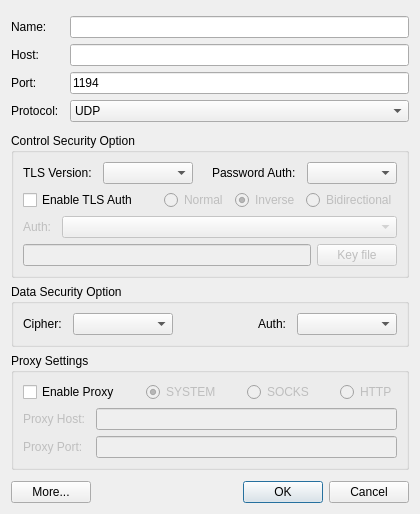
<?xml version="1.0" encoding="UTF-8"?>
<ui version="4.0">
 <class>VPNConfigDialog</class>
 <widget class="QDialog" name="VPNConfigDialog">
  <property name="geometry">
   <rect>
    <x>0</x>
    <y>0</y>
    <width>519</width>
    <height>571</height>
   </rect>
  </property>
  <property name="sizePolicy">
   <sizepolicy hsizetype="Preferred" vsizetype="Preferred">
    <horstretch>0</horstretch>
    <verstretch>0</verstretch>
   </sizepolicy>
  </property>
  <property name="windowTitle">
   <string>VPN config</string>
  </property>
  <layout class="QVBoxLayout" name="verticalLayout_4">
   <property name="sizeConstraint">
    <enum>QLayout::SetFixedSize</enum>
   </property>
   <item>
    <spacer name="verticalSpacer_4">
     <property name="orientation">
      <enum>Qt::Vertical</enum>
     </property>
     <property name="sizeType">
      <enum>QSizePolicy::Fixed</enum>
     </property>
     <property name="sizeHint" stdset="0">
      <size>
       <width>20</width>
       <height>5</height>
      </size>
     </property>
    </spacer>
   </item>
   <item>
    <layout class="QGridLayout" name="gridLayout">
     <item row="0" column="0">
      <widget class="QLabel" name="lblName">
       <property name="minimumSize">
        <size>
         <width>0</width>
         <height>0</height>
        </size>
       </property>
       <property name="text">
        <string>Name:</string>
       </property>
       <property name="buddy">
        <cstring>txtName</cstring>
       </property>
      </widget>
     </item>
     <item row="0" column="1">
      <spacer name="horizontalSpacer_6">
       <property name="orientation">
        <enum>Qt::Horizontal</enum>
       </property>
       <property name="sizeType">
        <enum>QSizePolicy::Fixed</enum>
       </property>
       <property name="sizeHint" stdset="0">
        <size>
         <width>5</width>
         <height>0</height>
        </size>
       </property>
      </spacer>
     </item>
     <item row="0" column="2">
      <widget class="QLineEdit" name="txtName">
       <property name="minimumSize">
        <size>
         <width>286</width>
         <height>0</height>
        </size>
       </property>
       <property name="maxLength">
        <number>60</number>
       </property>
      </widget>
     </item>
     <item row="1" column="0">
      <widget class="QLabel" name="lblHost">
       <property name="minimumSize">
        <size>
         <width>0</width>
         <height>0</height>
        </size>
       </property>
       <property name="text">
        <string>Host:</string>
       </property>
       <property name="buddy">
        <cstring>txtHost</cstring>
       </property>
      </widget>
     </item>
     <item row="1" column="1">
      <spacer name="horizontalSpacer">
       <property name="orientation">
        <enum>Qt::Horizontal</enum>
       </property>
       <property name="sizeType">
        <enum>QSizePolicy::Fixed</enum>
       </property>
       <property name="sizeHint" stdset="0">
        <size>
         <width>5</width>
         <height>0</height>
        </size>
       </property>
      </spacer>
     </item>
     <item row="1" column="2">
      <widget class="QLineEdit" name="txtHost">
       <property name="minimumSize">
        <size>
         <width>0</width>
         <height>0</height>
        </size>
       </property>
       <property name="maxLength">
        <number>60</number>
       </property>
      </widget>
     </item>
     <item row="2" column="0">
      <widget class="QLabel" name="lblPort">
       <property name="minimumSize">
        <size>
         <width>0</width>
         <height>0</height>
        </size>
       </property>
       <property name="text">
        <string>Port:</string>
       </property>
       <property name="buddy">
        <cstring>txtPort</cstring>
       </property>
      </widget>
     </item>
     <item row="2" column="1">
      <spacer name="horizontalSpacer_2">
       <property name="orientation">
        <enum>Qt::Horizontal</enum>
       </property>
       <property name="sizeType">
        <enum>QSizePolicy::Fixed</enum>
       </property>
       <property name="sizeHint" stdset="0">
        <size>
         <width>5</width>
         <height>20</height>
        </size>
       </property>
      </spacer>
     </item>
     <item row="2" column="2">
      <widget class="QLineEdit" name="txtPort">
       <property name="text">
        <string>1194</string>
       </property>
       <property name="maxLength">
        <number>8</number>
       </property>
      </widget>
     </item>
     <item row="3" column="0">
      <widget class="QLabel" name="lblProtocol">
       <property name="minimumSize">
        <size>
         <width>0</width>
         <height>0</height>
        </size>
       </property>
       <property name="text">
        <string>Protocol:</string>
       </property>
       <property name="buddy">
        <cstring>comboProtocol</cstring>
       </property>
      </widget>
     </item>
     <item row="3" column="1">
      <spacer name="horizontalSpacer_3">
       <property name="orientation">
        <enum>Qt::Horizontal</enum>
       </property>
       <property name="sizeType">
        <enum>QSizePolicy::Fixed</enum>
       </property>
       <property name="sizeHint" stdset="0">
        <size>
         <width>5</width>
         <height>0</height>
        </size>
       </property>
      </spacer>
     </item>
     <item row="3" column="2">
      <widget class="QComboBox" name="comboProtocol">
       <property name="enabled">
        <bool>true</bool>
       </property>
       <item>
        <property name="text">
         <string>UDP</string>
        </property>
       </item>
       <item>
        <property name="text">
         <string>TCP</string>
        </property>
       </item>
       <item>
        <property name="text">
         <string>UDP6</string>
        </property>
       </item>
       <item>
        <property name="text">
         <string>TCP6</string>
        </property>
       </item>
      </widget>
     </item>
    </layout>
   </item>
   <item>
    <spacer name="verticalSpacer">
     <property name="orientation">
      <enum>Qt::Vertical</enum>
     </property>
     <property name="sizeType">
      <enum>QSizePolicy::Fixed</enum>
     </property>
     <property name="sizeHint" stdset="0">
      <size>
       <width>20</width>
       <height>5</height>
      </size>
     </property>
    </spacer>
   </item>
   <item>
    <widget class="QGroupBox" name="controlSecurityOption">
     <property name="sizePolicy">
      <sizepolicy hsizetype="Minimum" vsizetype="Preferred">
       <horstretch>0</horstretch>
       <verstretch>0</verstretch>
      </sizepolicy>
     </property>
     <property name="minimumSize">
      <size>
       <width>0</width>
       <height>0</height>
      </size>
     </property>
     <property name="title">
      <string>Control Security Option</string>
     </property>
     <layout class="QVBoxLayout" name="verticalLayout_3">
      <item>
       <layout class="QHBoxLayout" name="horizontalLayout_7">
        <item>
         <widget class="QLabel" name="lblTlsVersion">
          <property name="text">
           <string>TLS Version:</string>
          </property>
          <property name="buddy">
           <cstring>comboTlsVersion</cstring>
          </property>
         </widget>
        </item>
        <item>
         <spacer name="horizontalSpacer_19">
          <property name="orientation">
           <enum>Qt::Horizontal</enum>
          </property>
          <property name="sizeType">
           <enum>QSizePolicy::Fixed</enum>
          </property>
          <property name="sizeHint" stdset="0">
           <size>
            <width>5</width>
            <height>20</height>
           </size>
          </property>
         </spacer>
        </item>
        <item>
         <widget class="QComboBox" name="comboTlsVersion">
          <property name="minimumSize">
           <size>
            <width>90</width>
            <height>0</height>
           </size>
          </property>
          <property name="maximumSize">
           <size>
            <width>90</width>
            <height>16777215</height>
           </size>
          </property>
         </widget>
        </item>
        <item>
         <spacer name="horizontalSpacer_16">
          <property name="orientation">
           <enum>Qt::Horizontal</enum>
          </property>
          <property name="sizeHint" stdset="0">
           <size>
            <width>13</width>
            <height>20</height>
           </size>
          </property>
         </spacer>
        </item>
        <item>
         <widget class="QLabel" name="lblPassAuth">
          <property name="text">
           <string>Password Auth:</string>
          </property>
          <property name="buddy">
           <cstring>comboPassAuth</cstring>
          </property>
         </widget>
        </item>
        <item>
         <spacer name="horizontalSpacer_20">
          <property name="orientation">
           <enum>Qt::Horizontal</enum>
          </property>
          <property name="sizeType">
           <enum>QSizePolicy::Fixed</enum>
          </property>
          <property name="sizeHint" stdset="0">
           <size>
            <width>5</width>
            <height>20</height>
           </size>
          </property>
         </spacer>
        </item>
        <item>
         <widget class="QComboBox" name="comboPassAuth">
          <property name="minimumSize">
           <size>
            <width>90</width>
            <height>0</height>
           </size>
          </property>
          <property name="maximumSize">
           <size>
            <width>90</width>
            <height>16777215</height>
           </size>
          </property>
         </widget>
        </item>
       </layout>
      </item>
      <item>
       <layout class="QHBoxLayout" name="horizontalLayout_3">
        <item>
         <widget class="QCheckBox" name="ckTLSAuth">
          <property name="text">
           <string>Enable TLS Auth</string>
          </property>
          <property name="checked">
           <bool>false</bool>
          </property>
         </widget>
        </item>
        <item>
         <spacer name="horizontalSpacer_14">
          <property name="orientation">
           <enum>Qt::Horizontal</enum>
          </property>
          <property name="sizeHint" stdset="0">
           <size>
            <width>0</width>
            <height>20</height>
           </size>
          </property>
         </spacer>
        </item>
        <item>
         <widget class="QRadioButton" name="rbNormal">
          <property name="enabled">
           <bool>false</bool>
          </property>
          <property name="minimumSize">
           <size>
            <width>65</width>
            <height>0</height>
           </size>
          </property>
          <property name="text">
           <string>Normal</string>
          </property>
          <property name="checked">
           <bool>false</bool>
          </property>
         </widget>
        </item>
        <item>
         <spacer name="horizontalSpacer_10">
          <property name="orientation">
           <enum>Qt::Horizontal</enum>
          </property>
          <property name="sizeType">
           <enum>QSizePolicy::Fixed</enum>
          </property>
          <property name="sizeHint" stdset="0">
           <size>
            <width>0</width>
            <height>20</height>
           </size>
          </property>
         </spacer>
        </item>
        <item>
         <widget class="QRadioButton" name="rbInverse">
          <property name="enabled">
           <bool>false</bool>
          </property>
          <property name="minimumSize">
           <size>
            <width>65</width>
            <height>0</height>
           </size>
          </property>
          <property name="text">
           <string>Inverse</string>
          </property>
          <property name="checked">
           <bool>true</bool>
          </property>
         </widget>
        </item>
        <item>
         <widget class="QRadioButton" name="rbBidirectional">
          <property name="enabled">
           <bool>false</bool>
          </property>
          <property name="minimumSize">
           <size>
            <width>65</width>
            <height>0</height>
           </size>
          </property>
          <property name="text">
           <string>Bidirectional</string>
          </property>
          <property name="checked">
           <bool>false</bool>
          </property>
         </widget>
        </item>
       </layout>
      </item>
      <item>
       <layout class="QGridLayout" name="gridLayout_4">
        <item row="0" column="2">
         <spacer name="horizontalSpacer_15">
          <property name="orientation">
           <enum>Qt::Horizontal</enum>
          </property>
          <property name="sizeType">
           <enum>QSizePolicy::Fixed</enum>
          </property>
          <property name="sizeHint" stdset="0">
           <size>
            <width>5</width>
            <height>20</height>
           </size>
          </property>
         </spacer>
        </item>
        <item row="0" column="0">
         <widget class="QLabel" name="lblTlsAuth">
          <property name="enabled">
           <bool>false</bool>
          </property>
          <property name="minimumSize">
           <size>
            <width>0</width>
            <height>0</height>
           </size>
          </property>
          <property name="text">
           <string>Auth:</string>
          </property>
          <property name="buddy">
           <cstring>comboTlsAuth</cstring>
          </property>
         </widget>
        </item>
        <item row="0" column="3">
         <widget class="QComboBox" name="comboTlsAuth">
          <property name="enabled">
           <bool>false</bool>
          </property>
          <property name="sizePolicy">
           <sizepolicy hsizetype="Expanding" vsizetype="Fixed">
            <horstretch>0</horstretch>
            <verstretch>0</verstretch>
           </sizepolicy>
          </property>
          <property name="minimumSize">
           <size>
            <width>0</width>
            <height>0</height>
           </size>
          </property>
         </widget>
        </item>
       </layout>
      </item>
      <item>
       <layout class="QHBoxLayout" name="horizontalLayout_4">
        <item>
         <widget class="QLineEdit" name="txtKeyFile">
          <property name="enabled">
           <bool>false</bool>
          </property>
          <property name="readOnly">
           <bool>true</bool>
          </property>
         </widget>
        </item>
        <item>
         <widget class="QPushButton" name="cmdSelKeyFile">
          <property name="enabled">
           <bool>false</bool>
          </property>
          <property name="maximumSize">
           <size>
            <width>16777215</width>
            <height>16777215</height>
           </size>
          </property>
          <property name="text">
           <string>Key file</string>
          </property>
         </widget>
        </item>
       </layout>
      </item>
     </layout>
    </widget>
   </item>
   <item>
    <widget class="QGroupBox" name="dataSecurityOption">
     <property name="sizePolicy">
      <sizepolicy hsizetype="Minimum" vsizetype="Preferred">
       <horstretch>0</horstretch>
       <verstretch>0</verstretch>
      </sizepolicy>
     </property>
     <property name="title">
      <string>Data Security Option</string>
     </property>
     <layout class="QHBoxLayout" name="horizontalLayout_6">
      <item>
       <widget class="QLabel" name="lblCipher">
        <property name="sizePolicy">
         <sizepolicy hsizetype="Minimum" vsizetype="Preferred">
          <horstretch>0</horstretch>
          <verstretch>0</verstretch>
         </sizepolicy>
        </property>
        <property name="minimumSize">
         <size>
          <width>0</width>
          <height>0</height>
         </size>
        </property>
        <property name="text">
         <string>Cipher:</string>
        </property>
        <property name="buddy">
         <cstring>comboCipher</cstring>
        </property>
       </widget>
      </item>
      <item>
       <spacer name="horizontalSpacer_4">
        <property name="orientation">
         <enum>Qt::Horizontal</enum>
        </property>
        <property name="sizeType">
         <enum>QSizePolicy::Fixed</enum>
        </property>
        <property name="sizeHint" stdset="0">
         <size>
          <width>5</width>
          <height>20</height>
         </size>
        </property>
       </spacer>
      </item>
      <item>
       <widget class="QComboBox" name="comboCipher">
        <property name="sizePolicy">
         <sizepolicy hsizetype="Expanding" vsizetype="Fixed">
          <horstretch>0</horstretch>
          <verstretch>0</verstretch>
         </sizepolicy>
        </property>
        <property name="minimumSize">
         <size>
          <width>100</width>
          <height>0</height>
         </size>
        </property>
        <property name="maximumSize">
         <size>
          <width>100</width>
          <height>16777215</height>
         </size>
        </property>
       </widget>
      </item>
      <item>
       <spacer name="horizontalSpacer_18">
        <property name="orientation">
         <enum>Qt::Horizontal</enum>
        </property>
        <property name="sizeType">
         <enum>QSizePolicy::Expanding</enum>
        </property>
        <property name="sizeHint" stdset="0">
         <size>
          <width>13</width>
          <height>20</height>
         </size>
        </property>
       </spacer>
      </item>
      <item>
       <widget class="QLabel" name="lblAuth">
        <property name="sizePolicy">
         <sizepolicy hsizetype="Minimum" vsizetype="Preferred">
          <horstretch>0</horstretch>
          <verstretch>0</verstretch>
         </sizepolicy>
        </property>
        <property name="minimumSize">
         <size>
          <width>0</width>
          <height>0</height>
         </size>
        </property>
        <property name="text">
         <string>Auth:</string>
        </property>
        <property name="buddy">
         <cstring>comboAuth</cstring>
        </property>
       </widget>
      </item>
      <item>
       <spacer name="horizontalSpacer_5">
        <property name="orientation">
         <enum>Qt::Horizontal</enum>
        </property>
        <property name="sizeType">
         <enum>QSizePolicy::Fixed</enum>
        </property>
        <property name="sizeHint" stdset="0">
         <size>
          <width>5</width>
          <height>20</height>
         </size>
        </property>
       </spacer>
      </item>
      <item>
       <widget class="QComboBox" name="comboAuth">
        <property name="sizePolicy">
         <sizepolicy hsizetype="Expanding" vsizetype="Fixed">
          <horstretch>0</horstretch>
          <verstretch>0</verstretch>
         </sizepolicy>
        </property>
        <property name="minimumSize">
         <size>
          <width>100</width>
          <height>0</height>
         </size>
        </property>
        <property name="maximumSize">
         <size>
          <width>100</width>
          <height>16777215</height>
         </size>
        </property>
       </widget>
      </item>
     </layout>
    </widget>
   </item>
   <item>
    <widget class="QGroupBox" name="proxySettingsOption">
     <property name="sizePolicy">
      <sizepolicy hsizetype="Minimum" vsizetype="Preferred">
       <horstretch>0</horstretch>
       <verstretch>0</verstretch>
      </sizepolicy>
     </property>
     <property name="title">
      <string>Proxy Settings</string>
     </property>
     <layout class="QVBoxLayout" name="verticalLayout">
      <item>
       <layout class="QHBoxLayout" name="horizontalLayout_2">
        <item>
         <widget class="QCheckBox" name="ckProxy">
          <property name="text">
           <string>Enable Proxy</string>
          </property>
         </widget>
        </item>
        <item>
         <spacer name="horizontalSpacer_8">
          <property name="orientation">
           <enum>Qt::Horizontal</enum>
          </property>
          <property name="sizeHint" stdset="0">
           <size>
            <width>10</width>
            <height>20</height>
           </size>
          </property>
         </spacer>
        </item>
        <item>
         <widget class="QRadioButton" name="rbSystem">
          <property name="enabled">
           <bool>false</bool>
          </property>
          <property name="text">
           <string>SYSTEM</string>
          </property>
          <property name="checked">
           <bool>true</bool>
          </property>
          <attribute name="buttonGroup">
           <string notr="true">rbGroupProxy</string>
          </attribute>
         </widget>
        </item>
        <item>
         <spacer name="horizontalSpacer_17">
          <property name="orientation">
           <enum>Qt::Horizontal</enum>
          </property>
          <property name="sizeHint" stdset="0">
           <size>
            <width>5</width>
            <height>20</height>
           </size>
          </property>
         </spacer>
        </item>
        <item>
         <widget class="QRadioButton" name="rbSocks">
          <property name="enabled">
           <bool>false</bool>
          </property>
          <property name="text">
           <string>SOCKS</string>
          </property>
          <property name="checked">
           <bool>false</bool>
          </property>
          <attribute name="buttonGroup">
           <string notr="true">rbGroupProxy</string>
          </attribute>
         </widget>
        </item>
        <item>
         <spacer name="horizontalSpacer_11">
          <property name="orientation">
           <enum>Qt::Horizontal</enum>
          </property>
          <property name="sizeHint" stdset="0">
           <size>
            <width>5</width>
            <height>20</height>
           </size>
          </property>
         </spacer>
        </item>
        <item>
         <widget class="QRadioButton" name="rbHttp">
          <property name="enabled">
           <bool>false</bool>
          </property>
          <property name="text">
           <string>HTTP</string>
          </property>
          <attribute name="buttonGroup">
           <string notr="true">rbGroupProxy</string>
          </attribute>
         </widget>
        </item>
       </layout>
      </item>
      <item>
       <layout class="QGridLayout" name="gridLayout_2">
        <item row="0" column="0">
         <widget class="QLabel" name="lblProxyHost">
          <property name="enabled">
           <bool>false</bool>
          </property>
          <property name="sizePolicy">
           <sizepolicy hsizetype="Minimum" vsizetype="Preferred">
            <horstretch>0</horstretch>
            <verstretch>0</verstretch>
           </sizepolicy>
          </property>
          <property name="text">
           <string>Proxy Host:</string>
          </property>
         </widget>
        </item>
        <item row="0" column="1">
         <spacer name="horizontalSpacer_12">
          <property name="orientation">
           <enum>Qt::Horizontal</enum>
          </property>
          <property name="sizeType">
           <enum>QSizePolicy::Fixed</enum>
          </property>
          <property name="sizeHint" stdset="0">
           <size>
            <width>5</width>
            <height>20</height>
           </size>
          </property>
         </spacer>
        </item>
        <item row="0" column="2">
         <widget class="QLineEdit" name="txtProxyHost">
          <property name="enabled">
           <bool>false</bool>
          </property>
          <property name="minimumSize">
           <size>
            <width>0</width>
            <height>0</height>
           </size>
          </property>
          <property name="maximumSize">
           <size>
            <width>16777215</width>
            <height>16777215</height>
           </size>
          </property>
          <property name="maxLength">
           <number>60</number>
          </property>
         </widget>
        </item>
        <item row="1" column="0">
         <widget class="QLabel" name="lblProxyPort">
          <property name="enabled">
           <bool>false</bool>
          </property>
          <property name="sizePolicy">
           <sizepolicy hsizetype="Minimum" vsizetype="Preferred">
            <horstretch>0</horstretch>
            <verstretch>0</verstretch>
           </sizepolicy>
          </property>
          <property name="text">
           <string>Proxy Port:</string>
          </property>
         </widget>
        </item>
        <item row="1" column="1">
         <spacer name="horizontalSpacer_13">
          <property name="orientation">
           <enum>Qt::Horizontal</enum>
          </property>
          <property name="sizeType">
           <enum>QSizePolicy::Fixed</enum>
          </property>
          <property name="sizeHint" stdset="0">
           <size>
            <width>5</width>
            <height>20</height>
           </size>
          </property>
         </spacer>
        </item>
        <item row="1" column="2">
         <widget class="QLineEdit" name="txtProxyPort">
          <property name="enabled">
           <bool>false</bool>
          </property>
          <property name="minimumSize">
           <size>
            <width>0</width>
            <height>0</height>
           </size>
          </property>
          <property name="maximumSize">
           <size>
            <width>16777215</width>
            <height>16777215</height>
           </size>
          </property>
          <property name="maxLength">
           <number>8</number>
          </property>
         </widget>
        </item>
       </layout>
      </item>
     </layout>
    </widget>
   </item>
   <item>
    <spacer name="verticalSpacer_2">
     <property name="orientation">
      <enum>Qt::Vertical</enum>
     </property>
     <property name="sizeType">
      <enum>QSizePolicy::Fixed</enum>
     </property>
     <property name="sizeHint" stdset="0">
      <size>
       <width>20</width>
       <height>5</height>
      </size>
     </property>
    </spacer>
   </item>
   <item>
    <layout class="QHBoxLayout" name="horizontalLayout_5">
     <item>
      <widget class="QPushButton" name="btnAdvanced">
       <property name="enabled">
        <bool>true</bool>
       </property>
       <property name="text">
        <string>More...</string>
       </property>
       <property name="icon">
        <iconset>
         <normaloff>images/adv_expand.png</normaloff>images/adv_expand.png</iconset>
       </property>
       <property name="checkable">
        <bool>true</bool>
       </property>
       <property name="checked">
        <bool>false</bool>
       </property>
      </widget>
     </item>
     <item>
      <spacer name="horizontalSpacer_7">
       <property name="orientation">
        <enum>Qt::Horizontal</enum>
       </property>
       <property name="sizeHint" stdset="0">
        <size>
         <width>20</width>
         <height>21</height>
        </size>
       </property>
      </spacer>
     </item>
     <item>
      <widget class="QDialogButtonBox" name="buttonBox">
       <property name="orientation">
        <enum>Qt::Horizontal</enum>
       </property>
       <property name="standardButtons">
        <set>QDialogButtonBox::Cancel|QDialogButtonBox::Ok</set>
       </property>
      </widget>
     </item>
    </layout>
   </item>
  </layout>
 </widget>
 <tabstops>
  <tabstop>txtName</tabstop>
  <tabstop>txtHost</tabstop>
  <tabstop>txtPort</tabstop>
  <tabstop>comboProtocol</tabstop>
  <tabstop>comboTlsVersion</tabstop>
  <tabstop>comboPassAuth</tabstop>
  <tabstop>ckTLSAuth</tabstop>
  <tabstop>rbNormal</tabstop>
  <tabstop>rbInverse</tabstop>
  <tabstop>rbBidirectional</tabstop>
  <tabstop>comboTlsAuth</tabstop>
  <tabstop>txtKeyFile</tabstop>
  <tabstop>cmdSelKeyFile</tabstop>
  <tabstop>comboCipher</tabstop>
  <tabstop>comboAuth</tabstop>
  <tabstop>ckProxy</tabstop>
  <tabstop>rbSystem</tabstop>
  <tabstop>rbSocks</tabstop>
  <tabstop>rbHttp</tabstop>
  <tabstop>txtProxyHost</tabstop>
  <tabstop>txtProxyPort</tabstop>
  <tabstop>btnAdvanced</tabstop>
 </tabstops>
 <resources/>
 <connections>
  <connection>
   <sender>buttonBox</sender>
   <signal>accepted()</signal>
   <receiver>VPNConfigDialog</receiver>
   <slot>accept()</slot>
   <hints>
    <hint type="sourcelabel">
     <x>403</x>
     <y>544</y>
    </hint>
    <hint type="destinationlabel">
     <x>157</x>
     <y>274</y>
    </hint>
   </hints>
  </connection>
  <connection>
   <sender>buttonBox</sender>
   <signal>rejected()</signal>
   <receiver>VPNConfigDialog</receiver>
   <slot>reject()</slot>
   <hints>
    <hint type="sourcelabel">
     <x>403</x>
     <y>544</y>
    </hint>
    <hint type="destinationlabel">
     <x>286</x>
     <y>274</y>
    </hint>
   </hints>
  </connection>
  <connection>
   <sender>btnAdvanced</sender>
   <signal>toggled(bool)</signal>
   <receiver>controlSecurityOption</receiver>
   <slot>setVisible(bool)</slot>
   <hints>
    <hint type="sourcelabel">
     <x>84</x>
     <y>545</y>
    </hint>
    <hint type="destinationlabel">
     <x>344</x>
     <y>249</y>
    </hint>
   </hints>
  </connection>
  <connection>
   <sender>btnAdvanced</sender>
   <signal>toggled(bool)</signal>
   <receiver>dataSecurityOption</receiver>
   <slot>setVisible(bool)</slot>
   <hints>
    <hint type="sourcelabel">
     <x>84</x>
     <y>545</y>
    </hint>
    <hint type="destinationlabel">
     <x>356</x>
     <y>307</y>
    </hint>
   </hints>
  </connection>
  <connection>
   <sender>btnAdvanced</sender>
   <signal>toggled(bool)</signal>
   <receiver>proxySettingsOption</receiver>
   <slot>setVisible(bool)</slot>
   <hints>
    <hint type="sourcelabel">
     <x>84</x>
     <y>545</y>
    </hint>
    <hint type="destinationlabel">
     <x>112</x>
     <y>477</y>
    </hint>
   </hints>
  </connection>
 </connections>
 <buttongroups>
  <buttongroup name="rbGroupProxy"/>
 </buttongroups>
</ui>
